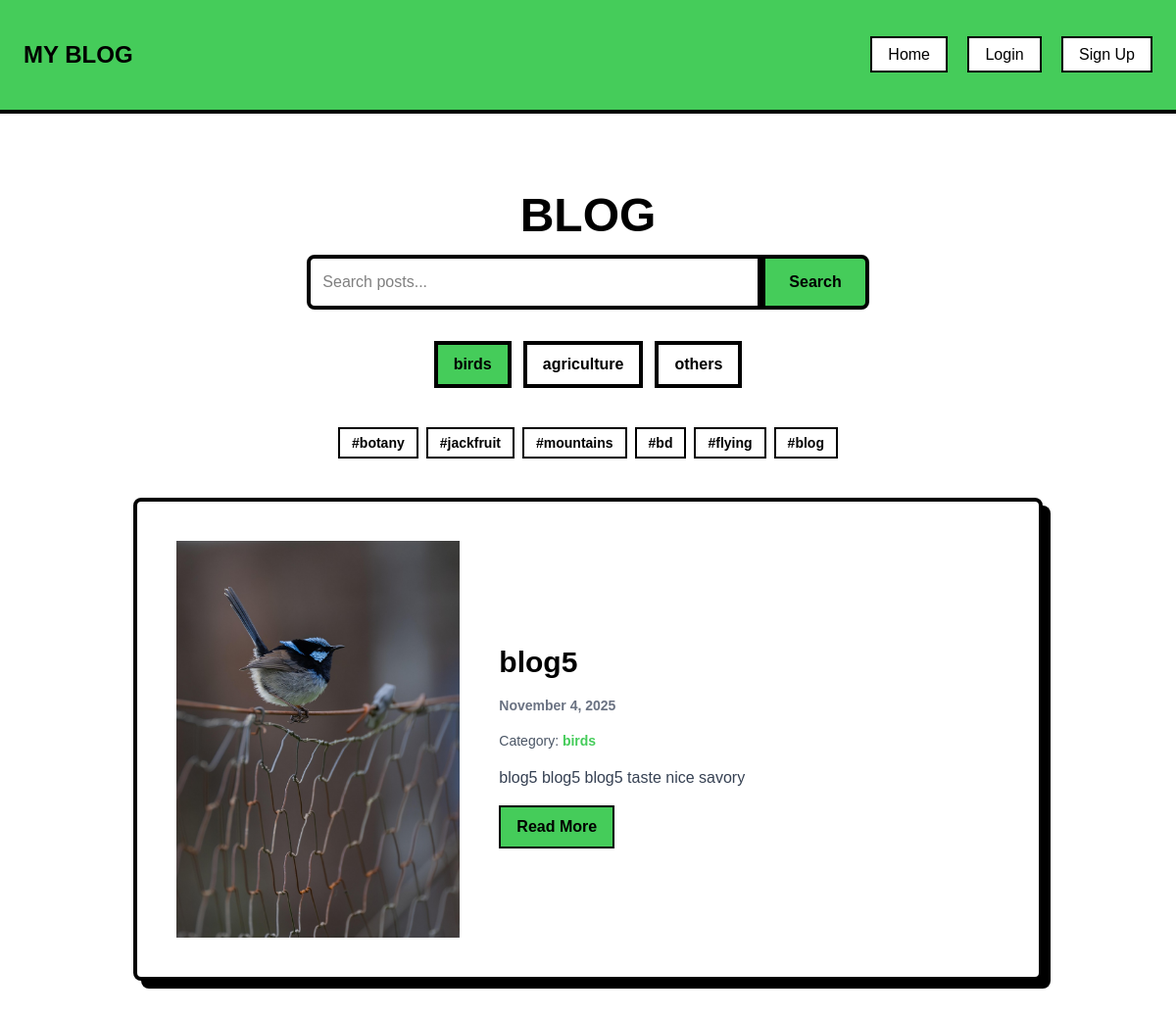
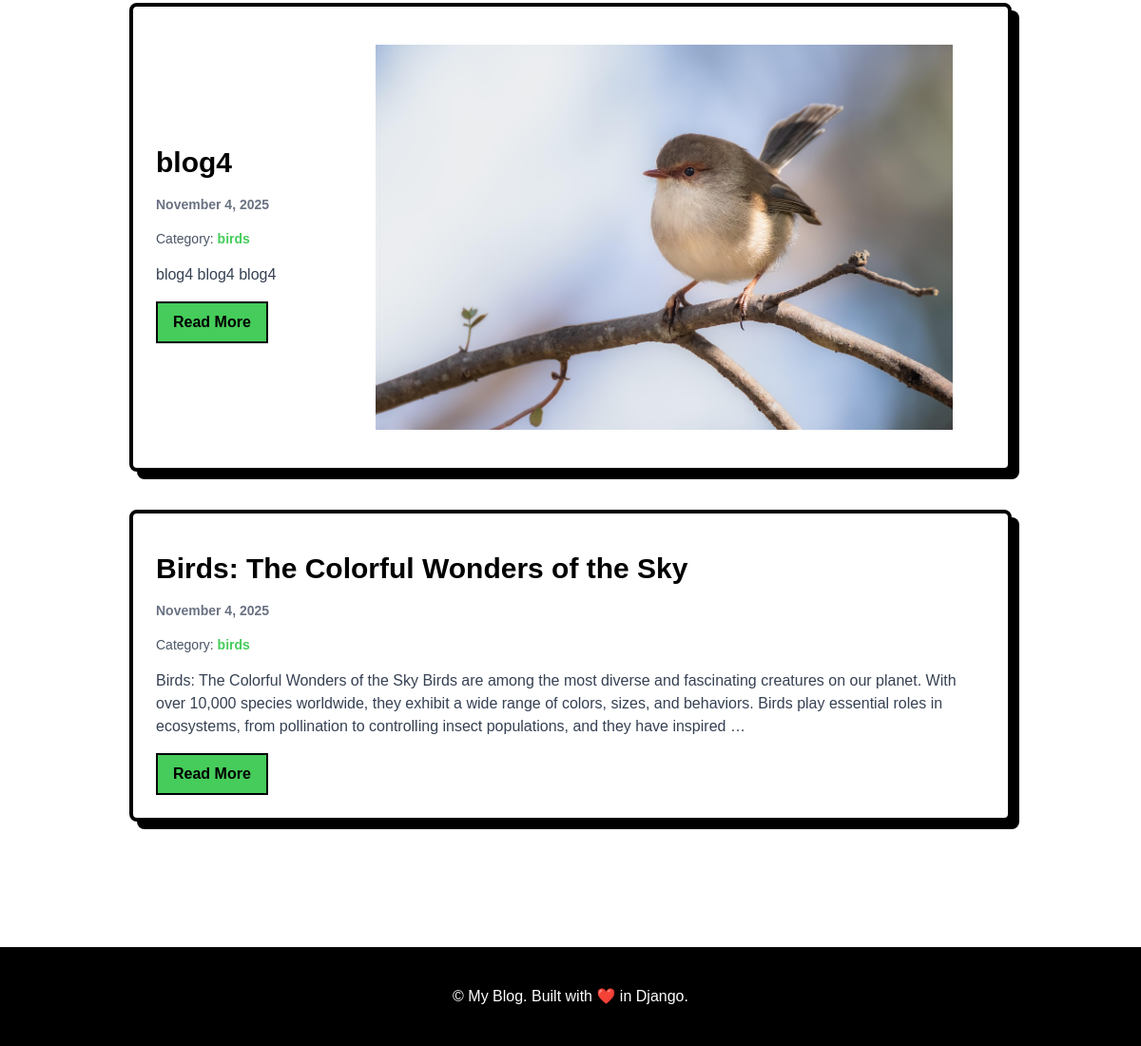
Page /category/birds/ on the earlier database version (2 pictures, top to bottom).
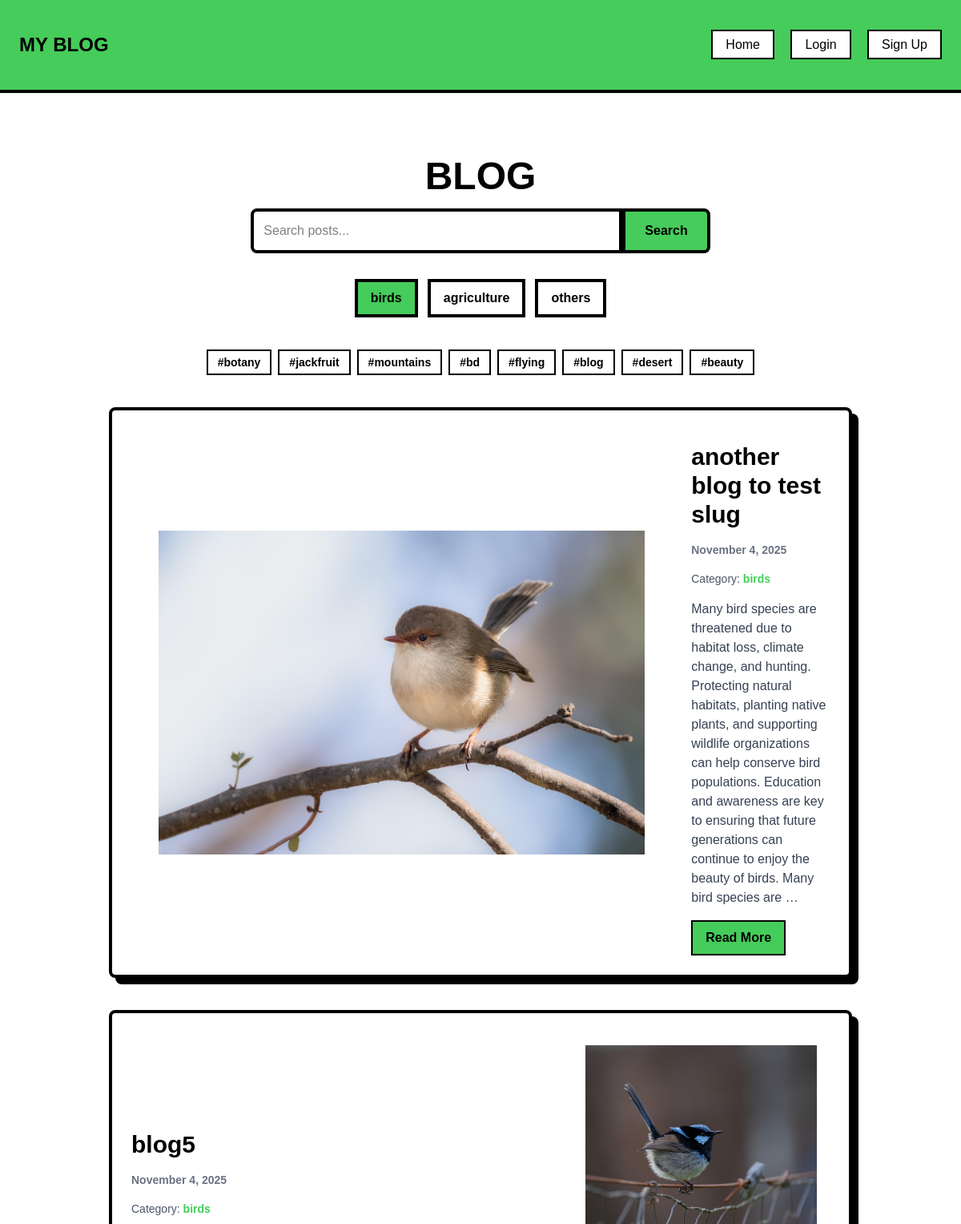
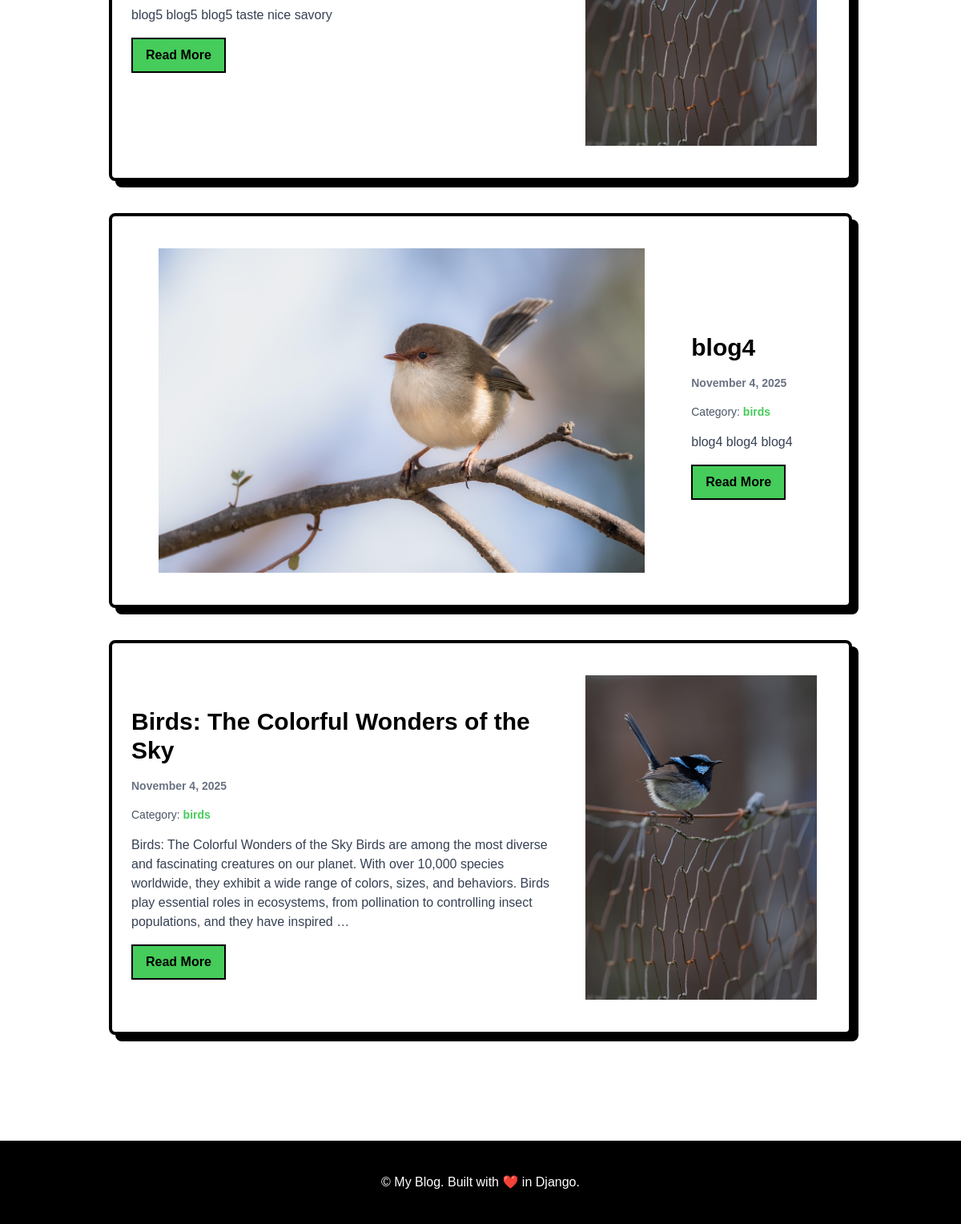
Same page on the later database version (2 pictures, top to bottom).
### blog/models.py (models this page shows, shortened)
class Category(models.Model):
    name = models.CharField(max_length=100, unique=True)
    slug = models.SlugField(unique=True, blank=True)

class Tag(models.Model):
    name = models.CharField(max_length=50, unique=True)
    slug = models.SlugField(unique=True, blank=True)

class BlogPost(models.Model):
    title = models.CharField(max_length=255)
    slug = models.SlugField(unique=True, blank=True)
    category = models.ForeignKey(Category, on_delete=models.SET_NULL, null=True, related_name='posts')
    tags = models.ManyToManyField(Tag, blank=True, related_name='posts')
    content = RichTextField()
    image = models.ImageField(upload_to='blog_images/', blank=True, null=True)
    author = models.ForeignKey(User, on_delete=models.SET_NULL, null=True, blank=True)
    created_at = models.DateTimeField(auto_now_add=True)
    updated_at = models.DateTimeField(auto_now=True)

### blog/views.py (the view)
# urls.py: path('category/<slug:slug>/', views.category_posts, name='category_posts'),
def category_posts(request, slug=None):
    categories = Category.objects.all()
    tags = Tag.objects.all()
    selected_category = None
    deselect = request.GET.get('deselect') == '1'
    if slug and not deselect:
        selected_category = get_object_or_404(Category, slug=slug)
        posts = BlogPost.objects.filter(category=selected_category).order_by('-created_at')
    else:
        posts = BlogPost.objects.all().order_by('-created_at')
    paginator = Paginator(posts, 6)
    page_number = request.GET.get('page')
    page_obj = paginator.get_page(page_number)
    return render(request, 'blog/blog_list.html', {
        'page_obj': page_obj,
        'categories': categories,
        'tags': tags,
        'selected_category': selected_category,
    })

### blog/templates/blog/blog_list.html (shortened to what this page needs)
{% extends 'base.html' %}
{% block content %}
<div class="container mx-auto px-6 py-10">
  <h1 class="text-5xl font-extrabold text-center mb-10 uppercase">Blog</h1>
  <form action="{% url 'search_posts' %}" method="get" class="mb-8 flex justify-center">
    <input
      type="text"
      name="q"
      value="{{ search_query|default:'' }}"
      placeholder="Search posts..."
      class="border-4 border-black p-3 w-1/2 focus:outline-none rounded-l-lg"
    >
    <button
      type="submit"
      class="bg-treegreen border-4 border-black px-6 font-bold text-black hover:bg-black hover:text-treegreen transition rounded-r-lg">
      Search
    </button>
  </form>
  <div class="flex flex-wrap justify-center gap-3 mb-10">
    {% for category in categories %}
      {% if selected_category == category %}
        <a href="{% url 'category_posts' category.slug %}?deselect=1"
           class="border-4 border-black px-4 py-2 font-semibold bg-treegreen text-black transition">
          {{ category.name }}
        </a>
      {% else %}
        <a href="{% url 'category_posts' category.slug %}"
           class="border-4 border-black px-4 py-2 font-semibold bg-white text-black hover:bg-treegreen transition">
          {{ category.name }}
        </a>
      {% endif %}
    {% endfor %}
  </div>
  <div class="flex flex-wrap justify-center gap-2 mb-10">
    {% for tag in tags %}
      {% if selected_tag == tag %}
        <a href="{% url 'tag_posts' tag.slug %}?deselect=1"
           class="inline-block border-2 border-black px-3 py-1 font-semibold text-sm bg-treegreen">
          #{{ tag.name }}
        </a>
      {% else %}
        <a href="{% url 'tag_posts' tag.slug %}"
           class="inline-block border-2 border-black px-3 py-1 font-semibold text-sm bg-white hover:bg-treegreen">
          #{{ tag.name }}
        </a>
      {% endif %}
    {% endfor %}
  </div>
  <div class="flex flex-col gap-10">
    {% for post in page_obj %}
      <div class="neo-card bg-white p-6 rounded-lg flex flex-col md:flex-row {% if forloop.counter|divisibleby:2 %}md:flex-row-reverse{% endif %} items-center gap-6">
        {% if post.image %}
          <div class="">
            <img src="{{ post.image.url }}" alt="{{ post.title }}" class="w-full h-full object-cover">
          </div>
        {% endif %}
        <div class="flex-1 text-left">
          <h2 class="text-3xl font-bold mb-2 text-black">{{ post.title }}</h2>
          <p class="text-sm text-gray-500 mb-4 font-bold">{{ post.created_at|date:"F j, Y" }}</p>
          {% if post.category %}
            <p class="text-sm text-gray-600 mb-2">
              Category:
              <a href="{% url 'category_posts' post.category.slug %}" class="text-treegreen hover:text-black font-semibold">
                {{ post.category.name }}
              </a>
            </p>
          {% endif %}
          <p class="text-gray-700 mb-4">{{ post.content|striptags|truncatewords:50 }}</p>
          <a href="{% url 'blog_detail' post.slug %}"
            class="inline-block px-4 py-2 bg-treegreen border-2 border-black text-black font-semibold hover:bg-black hover:text-treegreen transition">
            Read More
          </a>
        </div>
      </div>
    {% empty %}
      <p class="text-center text-gray-500">No posts found.</p>
    {% endfor %}
  </div>
</div>
{% endblock %}

### blog/templates/base.html (shortened to what this page needs)
<!DOCTYPE html>
<html lang="en">
<head>
    <script src="https://cdn.jsdelivr.net/npm/@tailwindcss/browser@4"></script>
</head>
<body class="bg-white text-black">
    <nav class="flex flex-wrap justify-between items-center p-6 bg-treegreen border-b-4 border-black">
        <h1 class="text-2xl font-extrabold uppercase text-black">My Blog</h1>
        <div class="space-x-4 mt-4 sm:mt-0">
            <a href="/" class="px-4 py-2 border-2 border-black bg-white text-black hover:bg-[#FFFF00] hover:text-treegreen transition">Home</a>
            {% if user.is_authenticated %}
                <span class="text-black font-semibold">Hello, {{ user.username }}</span>
                <form action="{% url 'logout' %}" method="post" class="inline">
                    {% csrf_token %}
                    <button type="submit" class="px-4 py-2 border-2 border-black bg-white text-black hover:bg-[#FFFF00] hover:text-treegreen transition">
                        Logout
                    </button>
                </form>
            {% else %}
                <a href="{% url 'login' %}" class="px-4 py-2 border-2 border-black bg-white text-black hover:bg-[#FFFF00] hover:text-treegreen transition">Login</a>
                <a href="{% url 'signup' %}" class="px-4 py-2 border-2 border-black bg-white text-black hover:bg-[#FFFF00] hover:text-treegreen transition">Sign Up</a>
            {% endif %}
        </div>
    </nav>
    <div class="container mx-auto p-6">
        {% block content %}{% endblock %}
    </div>
    <footer class="bg-black text-white text-center py-6 mt-16 border-t-4 border-treegreen">
        <p>&copy; {{ now.year }} My Blog. Built with ❤️ in Django.</p>
    </footer>
</body>
</html>

### blog/templates/base.html (style rules this page uses)
:root { --treegreen: #45cc5a; }
.bg-treegreen { background-color: var(--treegreen); }
.text-treegreen { color: var(--treegreen); }
.neo-card { border: 4px solid black; box-shadow: 8px 8px 0 black; transition: all 0.2s ease; }
body { font-family: 'Arial', sans-serif; background-color: white; color: black; }
p, h1, h2, h3, h4, h5, h6, ul, ol, blockquote { margin-top: 1rem; margin-bottom: 1rem; }
img { display: block; margin: 1rem auto; max-width: 90%; max-height: 450px; width: auto; height: auto; object-fit: cover; }

Differences in the rows shown:
added Tag: name "desert"
added Tag: name "beauty"
added BlogPost: image (picture), title "another blog to test slug", created_at "November 4, 2025", category.name "birds", content "Many bird species are threatened due to habitat loss, climate change, and hunting. Protecting natural habitats, planting native plants, and supporting wildlife organizations can help conserve bird populations. Education and awareness are key to ensuring that future generations can continue to enjoy the beauty of birds. Many bird species are …"
changed BlogPost "Birds: The Colorful Wonders of the Sky": image: picture added
